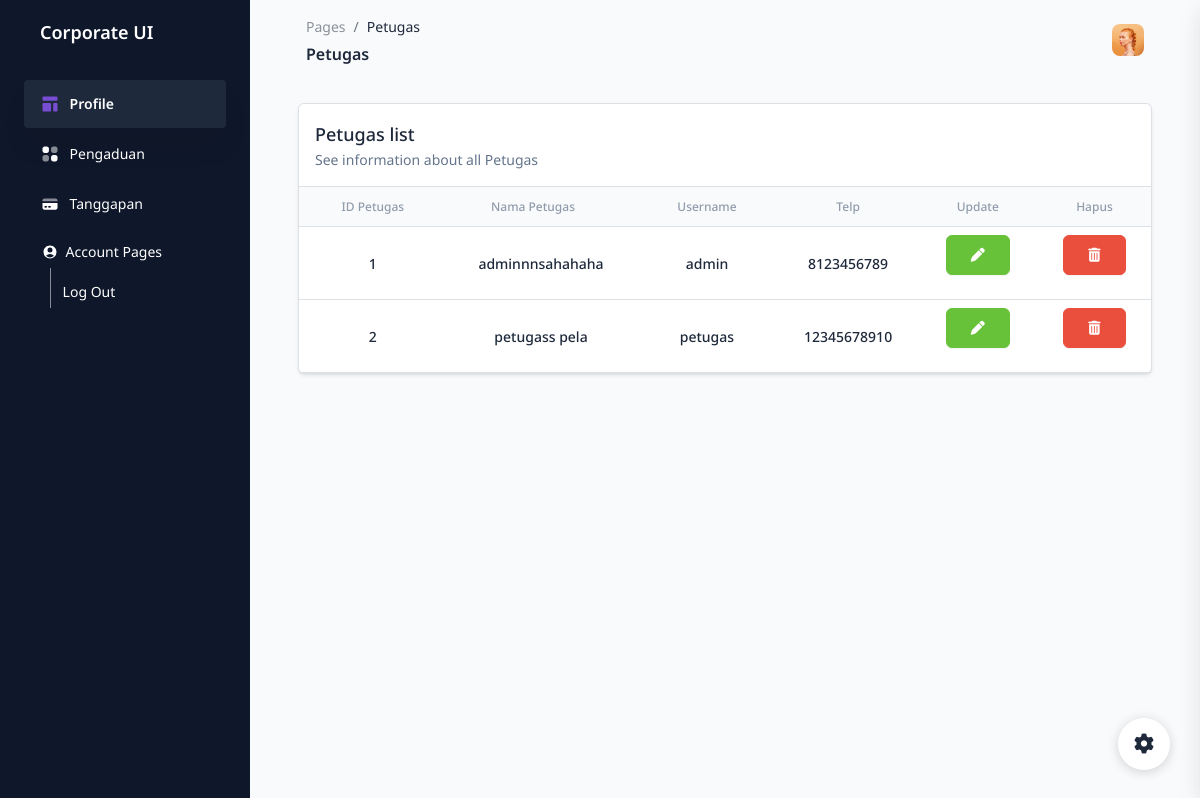
Screenshot of /modul/modul-petugas/index.php (signed in) with the database file from the repository.
### tables this page shows
CREATE TABLE `petugas` (
  `id_petugas` int(11) NOT NULL,
  `nama_petugas` varchar(35) NOT NULL,
  `username` varchar(25) NOT NULL,
  `password` varchar(32) NOT NULL,
  `telp` varchar(13) NOT NULL,
  `level` enum('admin','petugas') NOT NULL
);

### modul/modul-petugas/index.php (the view, shortened to what this page needs)
<!DOCTYPE html>
<html lang="en">
<?php
include('../../config/database.php');
?>
<?php include('../../assets/header.php') ?>
<body class="g-sidenav-show  bg-gray-100">
  <aside class="sidenav navbar navbar-vertical navbar-expand-xs border-0 bg-slate-900 fixed-start " id="sidenav-main">
    <div class="sidenav-header">
      <a class="navbar-brand d-flex align-items-center m-0" href=" https://demos.creative-tim.com/corporate-ui-dashboard/pages/dashboard.html " target="_blank">
        <span class="font-weight-bold text-lg">Corporate UI</span>
      </a>
    </div>
    <div class="collapse navbar-collapse px-4  w-auto " id="sidenav-collapse-main">
      <?php include('../../assets/menu.php') ?>
    </div>
  </aside>
  <main class="main-content position-relative max-height-vh-100 h-100 border-radius-lg ">
    <nav class="navbar navbar-main navbar-expand-lg mx-5 px-0 shadow-none rounded" id="navbarBlur" navbar-scroll="true">
      <div class="container-fluid py-1 px-2">
        <nav aria-label="breadcrumb">
          <ol class="breadcrumb bg-transparent mb-1 pb-0 pt-1 px-0 me-sm-6 me-5">
            <li class="breadcrumb-item text-sm"><a class="opacity-5 text-dark" href="javascript:;">Pages</a></li>
            <li class="breadcrumb-item text-sm text-dark active" aria-current="page">Petugas</li>
          </ol>
          <h6 class="font-weight-bold mb-0">Petugas</h6>
        </nav>
        <div class="collapse navbar-collapse mt-sm-0 mt-2 me-md-0 me-sm-4" id="navbar">
          <ul class="navbar-nav  justify-content-end">
            <li class="nav-item ps-2 d-flex align-items-center">
              <a href="javascript:;" class="nav-link text-body p-0">
                <img src="../../assets/img/team-2.jpg" class="avatar avatar-sm" alt="avatar" />
              </a>
            </li>
          </ul>
        </div>
      </div>
    </nav>
    <div class="container-fluid py-4 px-5">
      <div class="row">
        <div class="col-12">
          <div class="card border shadow-xs mb-4">
            <div class="card-header border-bottom pb-0">
              <div class="d-sm-flex align-items-center">
                <div>
                  <h6 class="font-weight-semibold text-lg mb-0">Petugas list</h6>
                  <p class="text-sm">See information about all Petugas</p>
                </div>
              </div>
            </div>
            <div class="card-body px-0 py-0">
              <div class="table-responsive p-0">
                <table class="table align-items-center mb-0" id="dataTablesNya">
                  <thead class="bg-gray-100">
                    <tr>
                      <th class="text-secondary text-center  text-xs font-weight-semibold opacity-7">ID Petugas</th>
                      <th class="text-secondary text-center  text-xs font-weight-semibold opacity-7 ps-2">Nama Petugas</th>
                      <th class="text-center text-secondary text-xs font-weight-semibold opacity-7">Username</th>
                      <th class="text-center text-secondary text-xs font-weight-semibold opacity-7">Telp</th>
                      <th class="text-center text-secondary text-xs font-weight-semibold opacity-7">Update</th>
                      <th class="text-center text-secondary text-xs font-weight-semibold opacity-7">Hapus</th>
                    </tr>
                  </thead>
                  <tbody>
                    <?php
                    $q = mysqli_query($con, "SELECT * FROM `petugas`");
                    while ($d = mysqli_fetch_object($q)) { ?>
                      <tr>
                        <td>
                          <h6 class="mb-0 text-center  text-sm font-weight-semibold"><?= $d->id_petugas ?></h6>
                        </td>
                        <td>
                        <h6 class="mb-0 text-center  text-sm font-weight-semibold"><?= $d->nama_petugas ?></h6>
                          </td>
                        <td>
                        <h6 class="mb-0 text-sm  text-center font-weight-semibold"><?= $d->username ?></h6>
                          </td>
                        <td>
                        <h6 class="mb-0 text-sm text-center  font-weight-semibold"><?= $d->telp ?></h6>
                        </td>
                        <td class="mb-0 text-sm text-center font-weight-semibold"><button data-toggle="modal" data-target="#modal-xl<?= $d->id_petugas ?>" class="btn btn-success"><i class="fa fa-pen"></i></button></td>
                        <td class="mb-0 text-sm text-center font-weight-semibold">
                          <form action="" method="post"><input type="hidden" name="idLama" value="<?= $d->id_petugas ?>"><button name="hapus" class="btn btn-danger"><i class="fa fa-trash"></i></button></form>
                        </td>
                      </tr>
                    <?php $no++;
                    }
                    ?>
                  </tbody>
                </table>
              </div>
            </div>
          </div>
        </div>
      </div>
    </div>
  </main>
  <div class="fixed-plugin">
    <a class="fixed-plugin-button text-dark position-fixed px-3 py-2">
      <i class="fa fa-cog py-2"></i>
    </a>
  </div>
</body>
</html>

### rows the page displays
petugas: id_petugas "1", nama_petugas "adminnnsahahaha", username "admin", telp "8123456789"
petugas: id_petugas "2", nama_petugas "petugass pela", username "petugas", telp "12345678910"
